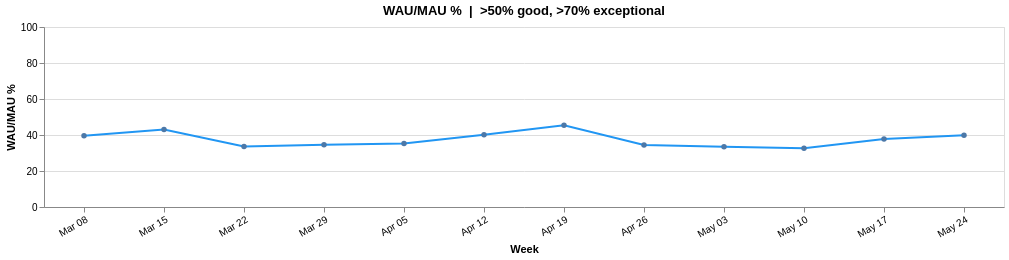

Describe this chart as a Vega-Lite specification.
### Vega-Lite specification from a JSON file in a GitHub repository (floating-point values rounded to 4 significant figures)
{"$schema": "https://vega.github.io/schema/vega-lite/v5.20.1.json", "config": {"view": {"continuousHeight": 300, "continuousWidth": 300}}, "data": {"name": "data-d785bcb3f7b125a02d6607a5285fe436"}, "datasets": {"data-d785bcb3f7b125a02d6607a5285fe436": [{"avg_dau": 489.6, "dau_mau": 11.3, "label": "Mar 08", "mau": 4331, "wau": 1716, "wau_mau": 39.6, "week": "2026-03-08T00:00:00"}, {"avg_dau": 409.7, "dau_mau": 8.8, "label": "Mar 15", "mau": 4652, "wau": 2005, "wau_mau": 43.1, "week": "2026-03-15T00:00:00"}, {"avg_dau": 407.4, "dau_mau": 8.8, "label": "Mar 22", "mau": 4652, "wau": 1564, "wau_mau": 33.6, "week": "2026-03-22T00:00:00"}, {"avg_dau": 399.7, "dau_mau": 8.4, "label": "Mar 29", "mau": 4759, "wau": 1645, "wau_mau": 34.6, "week": "2026-03-29T00:00:00"}, {"avg_dau": 416.1, "dau_mau": 8.9, "label": "Apr 05", "mau": 4677, "wau": 1651, "wau_mau": 35.3, "week": "2026-04-05T00:00:00"}, {"avg_dau": 541.1, "dau_mau": 12.3, "label": "Apr 12", "mau": 4400, "wau": 1767, "wau_mau": 40.2, "week": "2026-04-12T00:00:00"}, {"avg_dau": 461.7, "dau_mau": 9.3, "label": "Apr 19", "mau": 4969, "wau": 2256, "wau_mau": 45.4, "week": "2026-04-19T00:00:00"}, {"avg_dau": 399.9, "dau_mau": 8.0, "label": "Apr 26", "mau": 4985, "wau": 1722, "wau_mau": 34.5, "week": "2026-04-26T00:00:00"}, {"avg_dau": 411.1, "dau_mau": 8.2, "label": "May 03", "mau": 5034, "wau": 1684, "wau_mau": 33.5, "week": "2026-05-03T00:00:00"}, {"avg_dau": 420.7, "dau_mau": 8.5, "label": "May 10", "mau": 4943, "wau": 1618, "wau_mau": 32.7, "week": "2026-05-10T00:00:00"}, {"avg_dau": 440.9, "dau_mau": 10.1, "label": "May 17", "mau": 4368, "wau": 1651, "wau_mau": 37.8, "week": "2026-05-17T00:00:00"}, {"avg_dau": 390.6, "dau_mau": 9.0, "label": "May 24", "mau": 4319, "wau": 1724, "wau_mau": 39.9, "week": "2026-05-24T00:00:00"}]}, "encoding": {"tooltip": [{"field": "label", "title": "Week", "type": "nominal"}, {"field": "wau_mau", "format": ".1f", "title": "WAU/MAU %", "type": "quantitative"}, {"field": "wau", "title": "Rolling 7-Day WAU", "type": "quantitative"}, {"field": "mau", "title": "Rolling 28d MAU", "type": "quantitative"}], "x": {"axis": {"labelAngle": -30}, "field": "label", "sort": null, "title": "Week", "type": "ordinal"}, "y": {"field": "wau_mau", "scale": {"domain": [0, 100]}, "title": "WAU/MAU %", "type": "quantitative"}}, "height": 180, "mark": {"color": "#2196F3", "point": true, "strokeWidth": 2, "type": "line"}, "title": "WAU/MAU %  |  >50% good, >70% exceptional", "usermeta": {"embedOptions": {}}, "width": 960}
